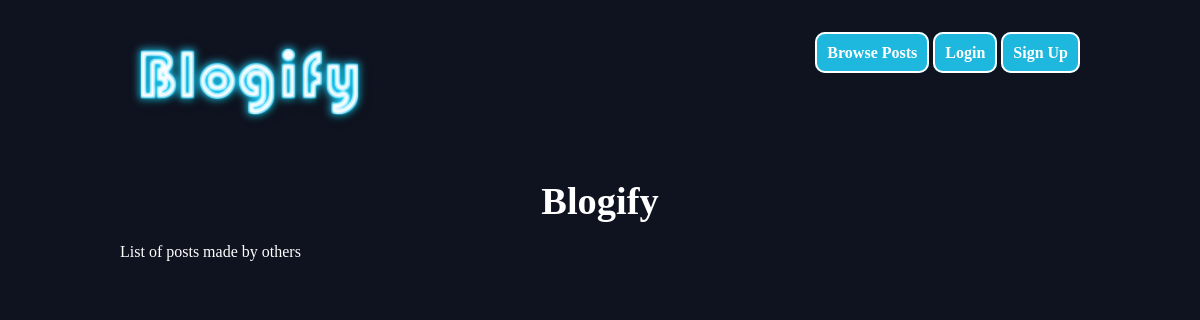
The page /posts/ on the database as committed earlier.
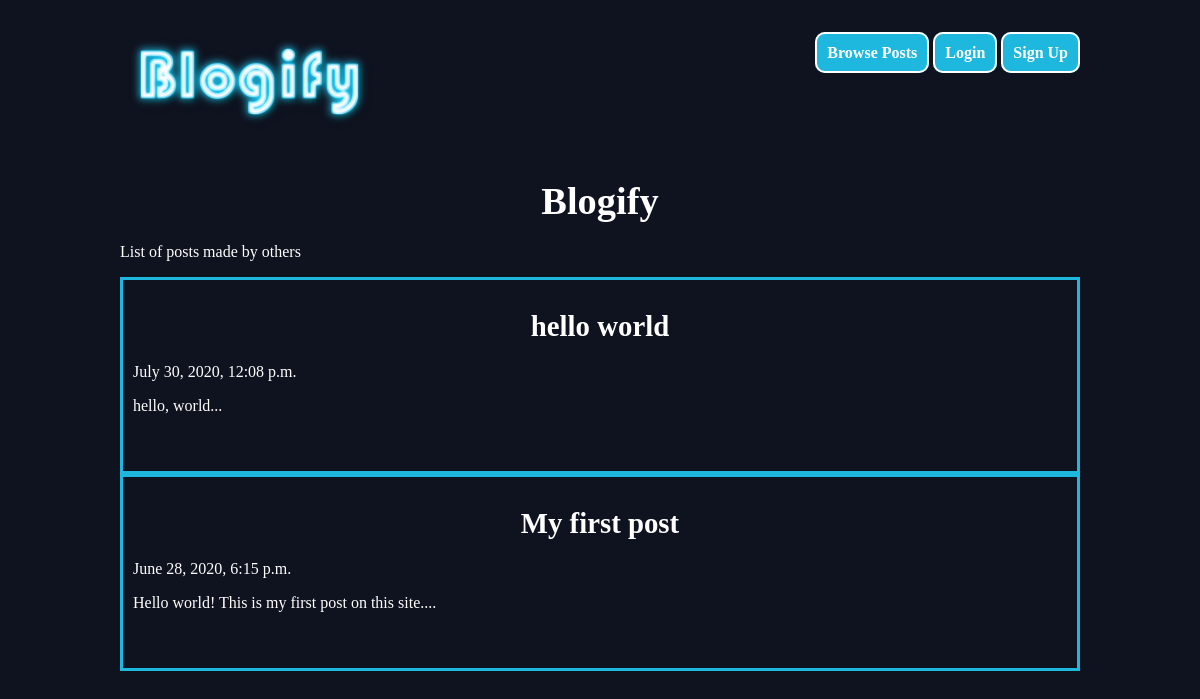
The same page on the database as committed later.
### posts/models.py (models this page shows, shortened)
class Post(models.Model):
    title = models.CharField(max_length=100)
    slug = models.SlugField()
    body = models.TextField()
    date = models.DateTimeField(auto_now_add=True) # auto set time when post is created
    image = models.ImageField(default="default.jpeg", blank=True)
    author = models.ForeignKey(User, on_delete=models.CASCADE, default=None)
    def post_snippet(self):
        return self.body[:100] + "..." # show a snippet of the post

### posts/views.py (the view)
# urls.py: path('', post_views.post_list, name="home"), # r'^$'
def post_list(request):
    posts = Post.objects.all().order_by("-date") # grabs all posts from db ordered by date
    return render(request, "posts/post_list.html", {"posts": posts}) # create dic to send to template with data retrieved from db

### posts/templates/posts/post_list.html
{% extends 'base.html' %}
{% block content %}
<h1>Blogify</h1>
<p>List of posts made by others</p>
<div class"posts">
  {% for post in posts %}
  <div class="post">
    <h2><a href="{% url 'posts:detail' slug=post.slug %}">{{ post.title }}</a></h2>
    <p> {{ post.date }} </p>
    <p> {{ post.post_snippet }} </p>
  </div>
  {% endfor  %}
</div>
{% endblock %}

### templates/base.html (shortened to what this page needs)
{% load static from staticfiles %}
<!doctype html>
<head>
  <link rel="stylesheet" href="{% static 'styles.css' %}">
</head>
<body>
    <header class="wrapper">
        <a href="{% url 'home' %}"><img src="{% static 'blogify.png' %}" /></a>
        <nav>
            <ul>
                {% if user.is_authenticated %}
                <li>
                    <a href="{% url 'posts:list' %}">Browse</a>
                </li>
                <li>
                    <a href="{% url 'posts:create' %}" class="highlight">Create New Post</a>
                </li>
                <li>
                    <a href="{% url 'posts:own' %}" class="highlight">My Posts</a>
                </li>
                <li>
                    <form class="logout-link" action="{% url 'accounts:logout' %}" method="post">
                        {% csrf_token %}
                        <button type="submit">Logout</button>
                    </form>
                </li>
                {% else %}
                <li>
                    <a href="{% url 'posts:list' %}">Browse Posts</a>
                    <a href="{% url 'accounts:login' %}">Login</a>
                    <a href="{% url 'accounts:signup' %}">Sign Up</a>
                </li>
                {% endif %}
            </ul>
        </nav>
    </header>
    <div class="wrapper">
        {% block content %}
        {% endblock %}
    </div>
</body>
    </html>

### assets/styles.css (style rules this page uses)
body { background-color: #0f121f; color: #fff; }
body * { font-family: Ubuntu; }
h2 { text-align: center; margin: 20px auto; font-size: 2.4em; font-weight: bold; }
a, a:hover, a:visited { color: #fff; text-decoration: none; }
.wrapper { max-width: 960px; margin: 0 auto; }
div.wrapper h1 { text-align: center; margin: 20px auto; font-size: 2.4em; }
header { display: grid; grid-template-columns: 1fr 1fr; padding: 20px 0; }
nav { justify-self: end; }
nav li { display: inline-block; margin-left: 20px; }
.post { padding: 10px; border: solid #1eb8df; position: relative; padding-bottom: 40px; }
.post h2 { font-size: 1.8em; font-weight: bold; }
nav ul li a { border: 2px solid white; font-weight: bold; padding: 10px; border-radius: 10px; background-color: #1eb8df; color:white; font-weight:bold; }
nav ul li { margin: 0; }

Rows that differ between the two databases and show on the page:
added Post: title "hello world", date "July 30, 2020, 12:08 p.m.", post_snippet "hello, world..."
added Post: title "My first post", date "June 28, 2020, 6:15 p.m.", post_snippet "Hello world! This is my first post on this site...."
